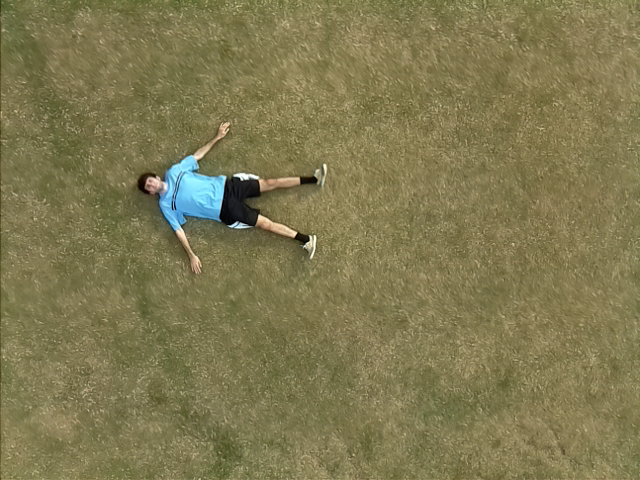
%> input picture P2/img1.png, 640 x 480 px
$ octave P1.m   (GNU Octave 9; MATLAB toolbox functions it lacks are replaced by stand-ins)
%> lines starting %> are read from the running program, lines starting %| are printed output that depends on the picture


img1 = imread('img1.png');
%> img1 is the input picture: size 480x640x3 uint8; mean R, G, B 127.5, 120.7, 80.6
%reference: http://stackoverflow.com/questions/25469203/how-can-i-improve-my-sobel-operator-edge-detection
grayImg = rgb2gray(img1);
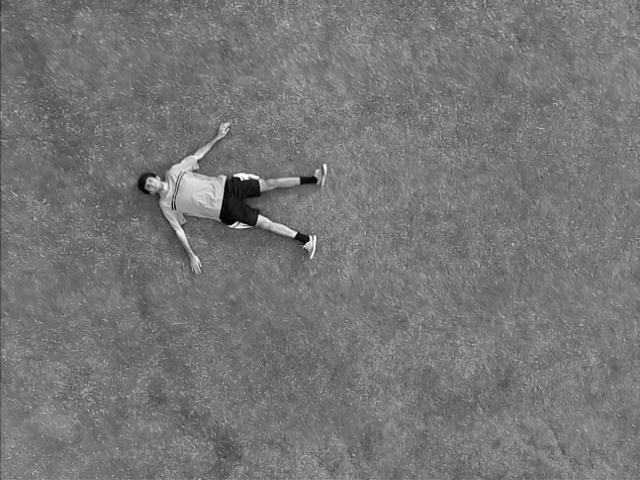
%> grayImg: size 480x640 uint8; min 0, max 255, mean 118.1
kernelx = [-1, 0, 1;
		   -2, 0, 2;
		   -1, 0, 1];
kernely = [1, 2, 1;
		   0, 0, 0;
		   -1, -2, -1];

figure();
imshow(grayImg)
img1 = imfilter(grayImg, kernelx);
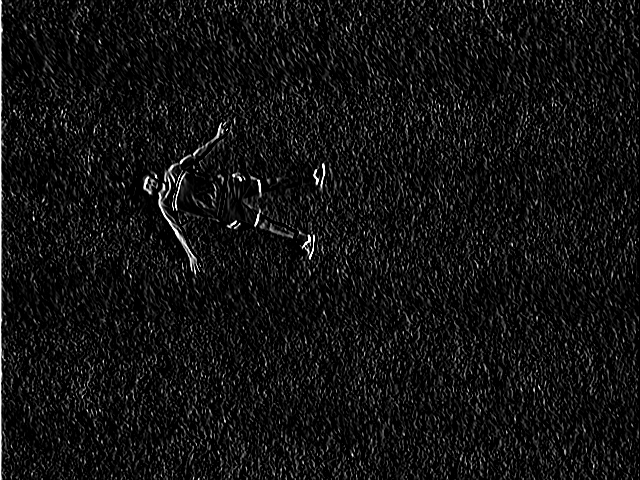
%> img1: size 480x640 uint8; min 0, max 255, mean 18.2
img2 = imfilter(grayImg, kernely);
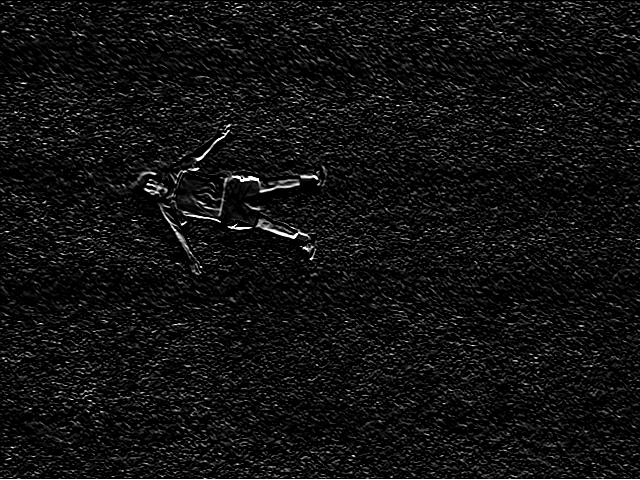
%> img2: size 480x640 uint8; min 0, max 255, mean 17.3

%adding filtered image in x and y
img = img1+img2./2;
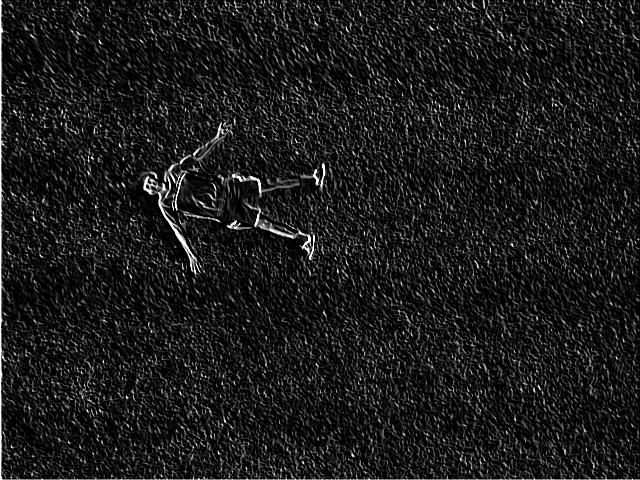
%> img: size 480x640 uint8; min 0, max 255, mean 26.9
figure();
imshow(img)

%directional derivative 45 degrees
kerneldir = [2, 1, 0;
		     1, 0, -1;
		     0, -1, -2];
img3 = imfilter(grayImg, kerneldir);
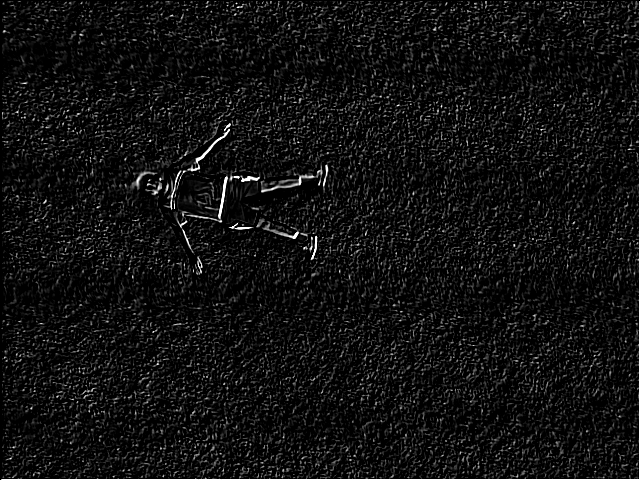
%> img3: size 480x640 uint8; min 0, max 255, mean 17.2

imgFinal = (img3+img1+img2)./2;
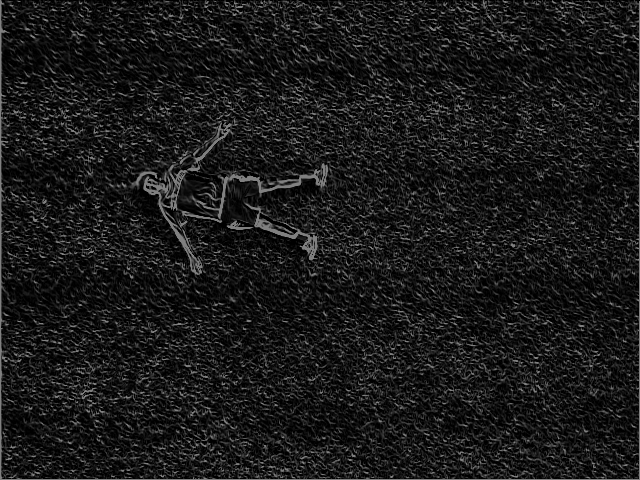
%> imgFinal: size 480x640 uint8; min 0, max 128, mean 25.7

figure();
imshow(imgFinal)

% without directional we miss some of the edges but with directional we get some much more noise.

$ run again, with P2/img2.png copied over P2/img1.png
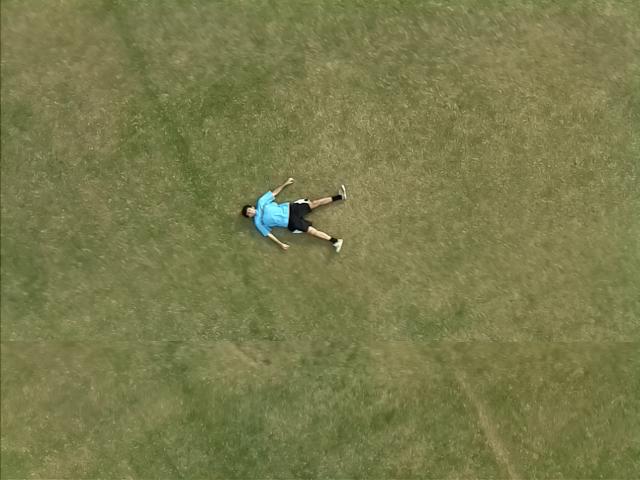
%> input picture P2/img2.png, 640 x 480 px
%> img1 is the input picture: size 480x640x3 uint8; mean R, G, B 121.1, 122.5, 75.9
%> `grayImg = rgb2gray(img1);`:
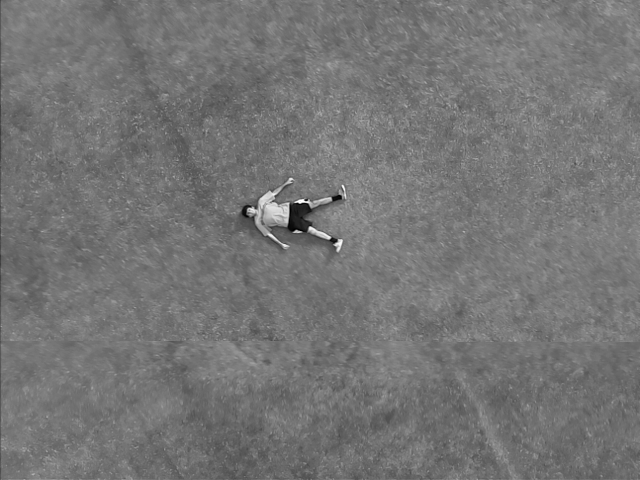
%> grayImg: size 480x640 uint8; min 0, max 255, mean 116.8
%> img1: size 480x640 uint8
%> `imgFinal = (img3+img1+img2)./2;`:
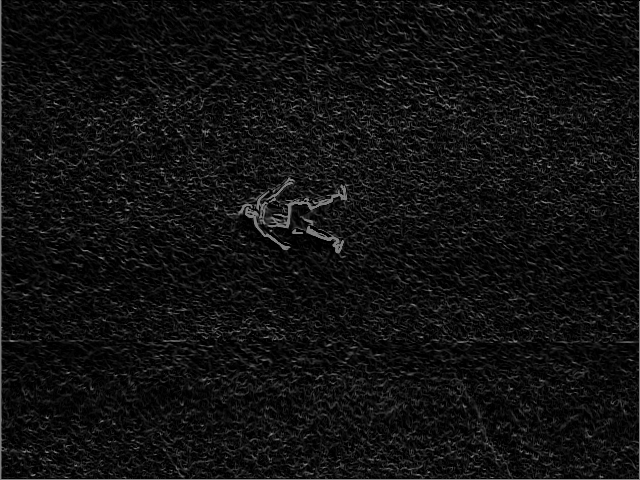
%> imgFinal: size 480x640 uint8; min 0, max 128, mean 17.3

$ run again, with P2/img3.png copied over P2/img1.png
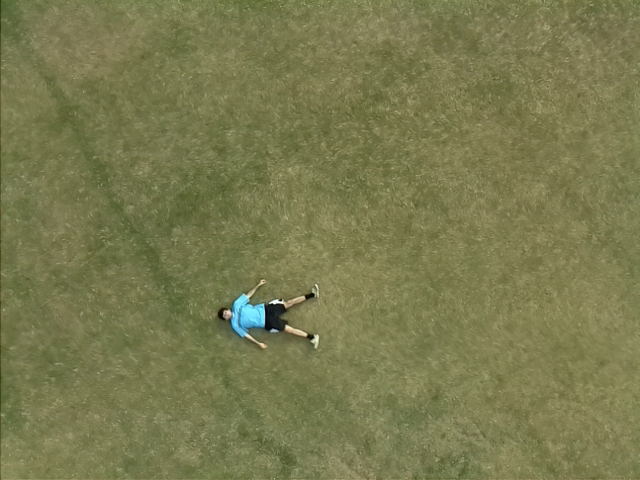
%> input picture P2/img3.png, 640 x 480 px
%> img1 is the input picture: size 480x640x3 uint8; mean R, G, B 120.9, 122.1, 78.8
%> `grayImg = rgb2gray(img1);`:
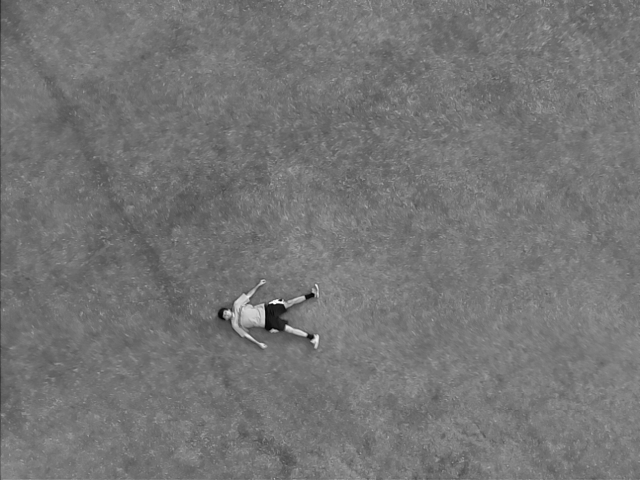
%> grayImg: size 480x640 uint8; min 0, max 254, mean 116.7
%> img1: size 480x640 uint8
%> `imgFinal = (img3+img1+img2)./2;`:
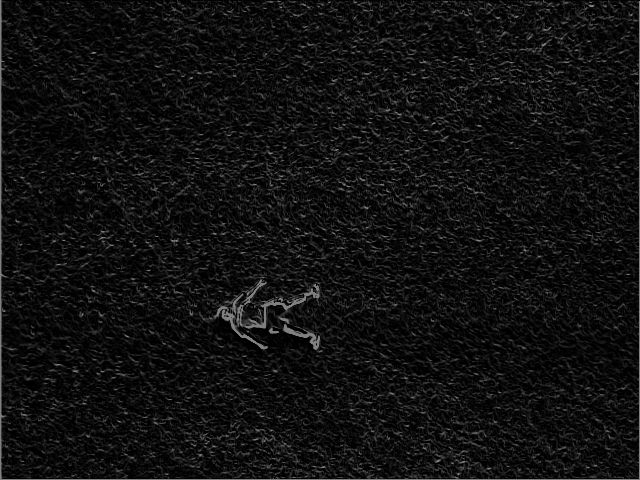
%> imgFinal: size 480x640 uint8; min 0, max 128, mean 16.7

$ run again, with P2/img4.png copied over P2/img1.png
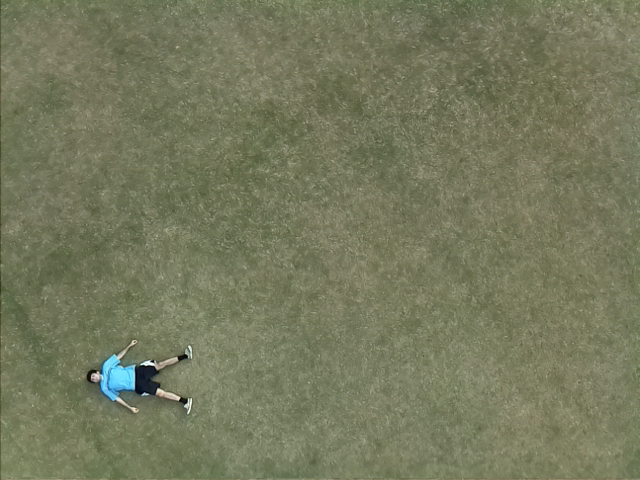
%> input picture P2/img4.png, 640 x 480 px
%> img1 is the input picture: size 480x640x3 uint8; mean R, G, B 117.5, 121.1, 92.8
%> `grayImg = rgb2gray(img1);`:
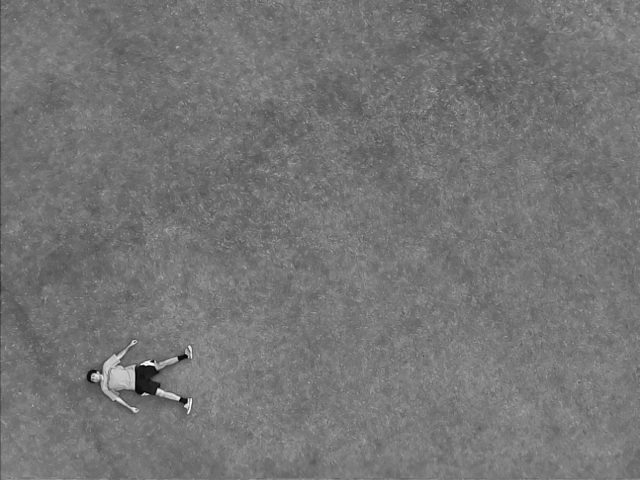
%> grayImg: size 480x640 uint8; min 0, max 255, mean 116.8
%> img1: size 480x640 uint8
%> `imgFinal = (img3+img1+img2)./2;`:
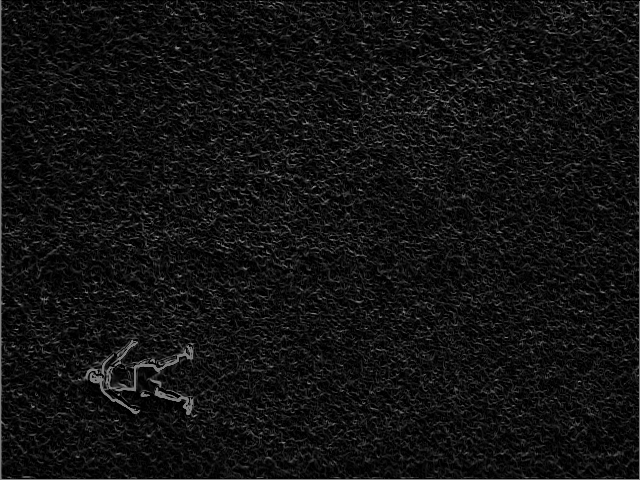
%> imgFinal: size 480x640 uint8; min 0, max 128, mean 18.4
